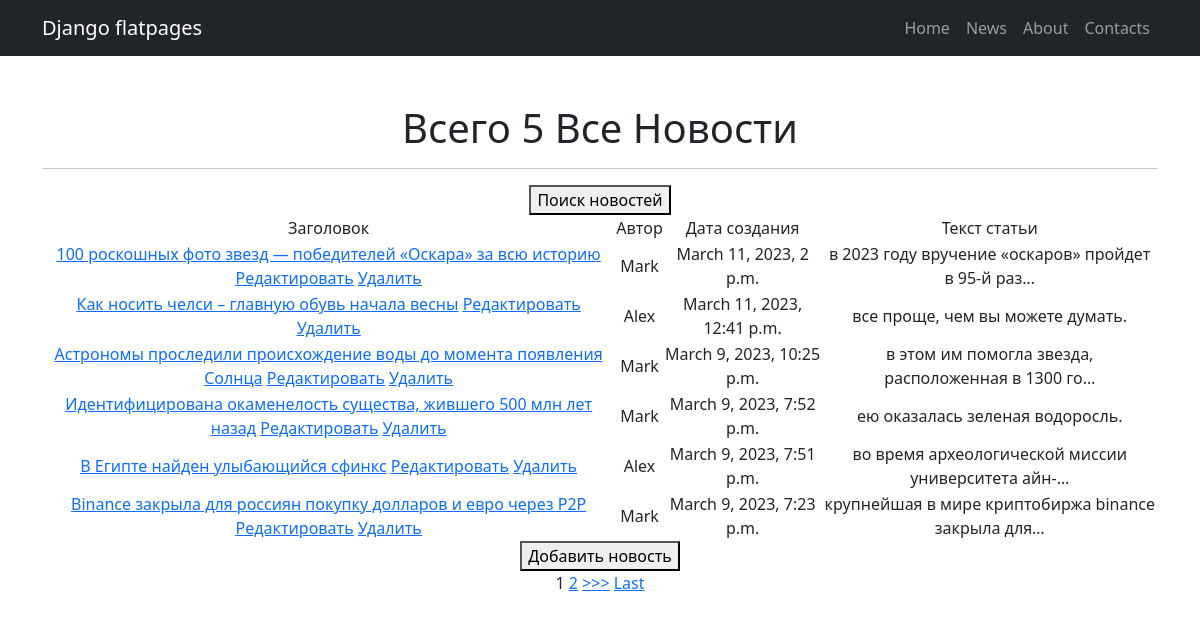
Page /news/ on the committed database.
### simpleapp/models.py (models this page shows, shortened)
class Post(models.Model):
    authorArticle = models.ForeignKey(Author, on_delete=models.CASCADE)
    NEWS = 'NW'
    ARTICLE = 'AR'
    CATEGORY_CHOICES = (
        (NEWS, 'Новость'),
        (ARTICLE, 'Статья'),
    )
    categoryType = models.CharField(max_length=2, choices=CATEGORY_CHOICES, default=ARTICLE)
    dateCreation = models.DateTimeField(auto_now_add=True)
    postCategory = models.ManyToManyField(Category, through='PostCategory')
    title = models.CharField(max_length=128)
    postText = models.TextField()
    rating = models.SmallIntegerField(default=0)

class Author(models.Model):
    authorUser = models.OneToOneField(User, on_delete=models.CASCADE)
    ratingAuthor = models.SmallIntegerField(default=0)
    def __str__(self):
            return self.authorUser.username

### simpleapp/views.py (the view, shortened to what this page needs)
# urls.py: path('', NewsList.as_view(), name='allnews'),
class NewsList(ListView):
    model = Post
    template_name = 'allnews.html'
    context_object_name = 'allnews'
    queryset = Post.objects.order_by('-id')
    paginate_by = 5
    def get_context_data(self, **kwargs): # забираем отфильтрованные объекты переопределяя метод get_context_data у наследуемого класса (привет, полиморфизм, мы скучали!!!)
        context = super().get_context_data(**kwargs)
        context['filter'] = NewsFilter(self.request.GET, queryset=self.get_queryset()) # вписываем наш фильтр в контекст
        return context

### simpleapp/templatetags/custom_filters.py (called while the page is built)
@register.filter(
    name='censor')  # регистрируем наш фильтр под именем censor, чтоб django понимал, что это именно фильтр, а не простая функция
def cut(value):
    Banned_List = ["блять", "ебать", "пиздец"]
    new_sentence = ""
    for word in value.lower().split():
        if word in Banned_List:
            new_sentence += '*** '
        else:
            new_sentence += word + ' '
    return new_sentence

### templates/allnews.html (shortened to what this page needs)
{% extends 'flatpages/default.html' %}
{% load static %}
{% load custom_filters %}
{% block content %}
    <h1>Всего {{ allnews|length }} Все Новости  </h1>
    <hr>
<form action="{% url 'search' %}">
   <button>Поиск новостей</button>
  </form>
    {% if allnews %}
        <table>
            <tr>
                <td>
                    Заголовок
                </td>
                <td>
                    Автор
                </td>
                <td>
                    Дата создания
                </td>
                <td>
                    Текст статьи
                </td>
            </tr>
            {% for post in filter.qs %}
                <tr>
                    <td>
                        <a href="{% url 'post' post.pk %}">{{ post.title }}</a>
                        <a href="{% url 'edit' post.pk %}"><u>Редактировать</u></a>
                        <a href="{% url 'delete' post.pk %}"><u>Удалить</u></a>
                    </td>
                    <td>
                        {{ post.authorArticle }}
                    </td>
                    <td>
		                {{ post.dateCreation}}
                    </td>
                    <td>
                        {{ post.postText|truncatechars:50|censor}}
                    </td>
                </tr>
            {% endfor %}
        </table>
    {% else %}
        <h2>Новостей нет!</h2>
    {% endif %}
<form action="{% url 'add' %}">
   <button>Добавить новость</button>
  </form>
{% if is_paginated %}
    {% for num in page_obj.paginator.page_range %}
        {% if page_obj.number == num %}
            <a>{{ num }}</a>
        {% elif num > page_obj.number|add:'-3' and num < page_obj.number|add:'3' %}
            <a href="?page={{ num }}">{{ num }}</a>
        {% endif %}
    {% endfor %}
    {% if page_obj.has_next %}
        <a href="?page={{ page_obj.next_page_number }}">>>></a>
        <a href="?page={{ page_obj.paginator.num_pages }}">Last</a>
    {% endif %}
{% endif %}
{% endblock content %}

### templates/flatpages/default.html (shortened to what this page needs)
{% load static %}
<!DOCTYPE html>
<html lang="en">
<head>
  <link href="{% static 'css/styles.css' %}" rel="stylesheet">
</head>
<body>
  <nav class="navbar navbar-expand-lg navbar-dark bg-dark">
    <div class="container">
      <a class="navbar-brand" href="#">Django flatpages</a>
    <div class="collapse navbar-collapse" id="navbarSupportedContent">
        <ul class="navbar-nav ms-auto mb-2 mb-lg-0">
          <li class="nav-item active">
            <a class="nav-link" href="/home/">Home</a>
          </li>
          <li class="nav-item">
            <a class="nav-link" href="/news/">News</a>
          </li>
          <li class="nav-item">
            <a class="nav-link" href="/about/">About</a>
          </li>
          <li class="nav-item">
            <a class="nav-link" href="/contacts/">Contacts</a>
          </li>
        </ul>
      </div>
    </div>
  </nav>
  <div class="container">
      <div class="text-center mt-5">
       {% block content %}{% endblock content %}
      </div>
  </div>
</body>
</html>

### rows in the picture
Post: title "100 роскошных фото звезд — победителей «Оскара» за всю историю", authorArticle "Mark", dateCreation "March 11, 2023, 2 p.m.", postText|censor "в 2023 году вручение «оскаров» пройдет в 95-й раз…"
Post: title "Как носить челси – главную обувь начала весны", authorArticle "Alex", dateCreation "March 11, 2023, 12:41 p.m.", postText|censor "все проще, чем вы можете думать."
Post: title "Астрономы проследили происхождение воды до момента появления Солнца", authorArticle "Mark", dateCreation "March 9, 2023, 10:25 p.m.", postText|censor "в этом им помогла звезда, расположенная в 1300 го…"
Post: title "Идентифицирована окаменелость существа, жившего 500 млн лет назад", authorArticle "Mark", dateCreation "March 9, 2023, 7:52 p.m.", postText|censor "ею оказалась зеленая водоросль."
Post: title "В Египте найден улыбающийся сфинкс", authorArticle "Alex", dateCreation "March 9, 2023, 7:51 p.m.", postText|censor "во время археологической миссии университета айн-…"
Post: title "Binance закрыла для россиян покупку долларов и евро через P2P", authorArticle "Mark", dateCreation "March 9, 2023, 7:23 p.m.", postText|censor "крупнейшая в мире криптобиржа binance закрыла для…"

### other values in the picture
{{ allnews|length }} "5"
{{ num }} "1"
{{ num }} "2"
